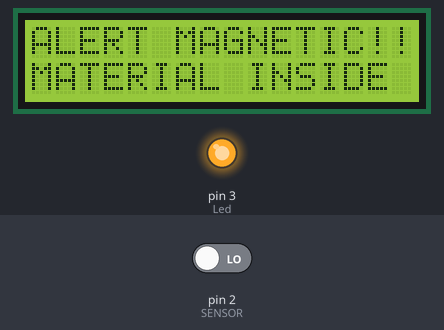
A sketch run on a simulated Arduino Uno, built with avr-gcc and run on an emulated ATmega328P. On the bench: 16×2 character LCD, output pins drawn as LEDs (lit = HIGH). The test bench sets the inputs (shaded band); at power-on: pin 2 (SENSOR) LOW. What the sketch prints to the serial monitor is not drawn.

Above: at 1.2 s.
1.3 s: pin 2 (SENSOR) driven HIGH
At 2.6 s:
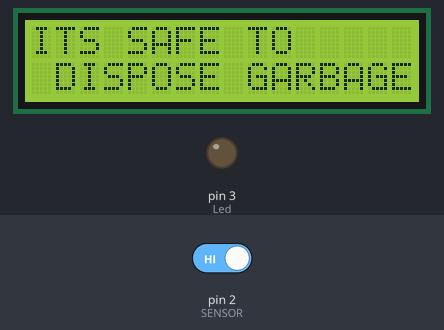
4.3 s: pin 2 (SENSOR) driven LOW
At 4.9 s:
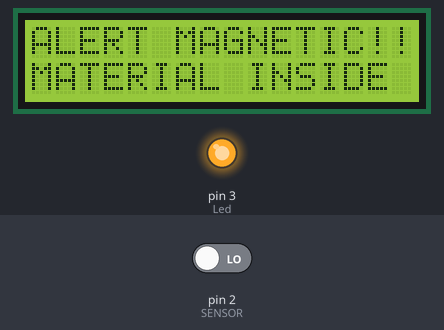
Timing chart, 0 to 7.3 s (numbered marks = the images above; inputs shaded):
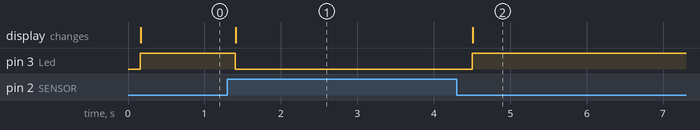

Measured:
- after the input at 1.3 s, pin 3 (Led): HIGH → LOW after 0.11 s; the display: changes after 0.11 s (image 1)
- after the input at 4.3 s, pin 3 (Led): LOW → HIGH after 0.20 s; the display: changes after 0.21 s (image 2)

The sketch:

Hallsensor_LCD.ino
```cpp
/* This program uses Magnetic sensor of KY003 .
 * When the magnetic feild is arround the sensor then the sensor senses and led light will be ON.
   The LCD Pins are-
   LCD RS pin to digital pin 8
 * LCD Enable pin to digital pin 9
 * LCD D4 pin to digital pin 10
 * LCD D5 pin to digital pin 11
 * LCD D6 pin to digital pin 12
 * LCD D7 pin to digital pin 13
 * LCD R/W pin to ground
 * LCD VSS pin to ground
 * LCD VDD pin to 5V
 * 10K resistor:
 * ends to +5V and ground
 * LCD VO pin to ground
*/
#include <LiquidCrystal.h>
int Led = 3 ; // define LED Interface
int SENSOR = 2 ; // define the Hall magnetic sensor interface
int val ; // define numeric variables val
const int rs = 8, en = 9, d4 = 10, d5 = 11, d6 = 12, d7 = 13;
LiquidCrystal lcd(rs, en, d4, d5, d6, d7);


void setup ()
{

  Serial.begin(9600);
  lcd.begin(16,2);

  pinMode (Led, OUTPUT) ;    // define LED as output interface
  pinMode (SENSOR, INPUT) ;  // define the Hall magnetic sensor line as input

}

void loop ()
{
// ------------------magnetic sensor--------------------
  val = digitalRead (SENSOR) ; // read sensor line
  Serial.println(val);
  delay(100);
  if (val == HIGH) // when the Hall sensor detects a magnetic field, Arduino LED lights up

  {
 digitalWrite (Led, LOW);
 lcd.clear();
 lcd.setCursor(0, 0);
 lcd.print("ITS SAFE TO");
 lcd.setCursor(0,2);
 lcd.print(" DISPOSE GARBAGE ");
 lcd.setCursor(12,2);
 delay(100);
// lcd.print(val);

  }

  else if (val == LOW)
  {

digitalWrite (Led, HIGH);
 Serial.println(val);
 lcd.clear();
 lcd.setCursor(0, 0);
 lcd.print("ALERT MAGNETIC!!! ");
 lcd.setCursor(0,1);
 lcd.print("MATERIAL INSIDE ");
 lcd.setCursor(12,2);
 delay(100);
 //lcd.print(val);


  }


}
```
